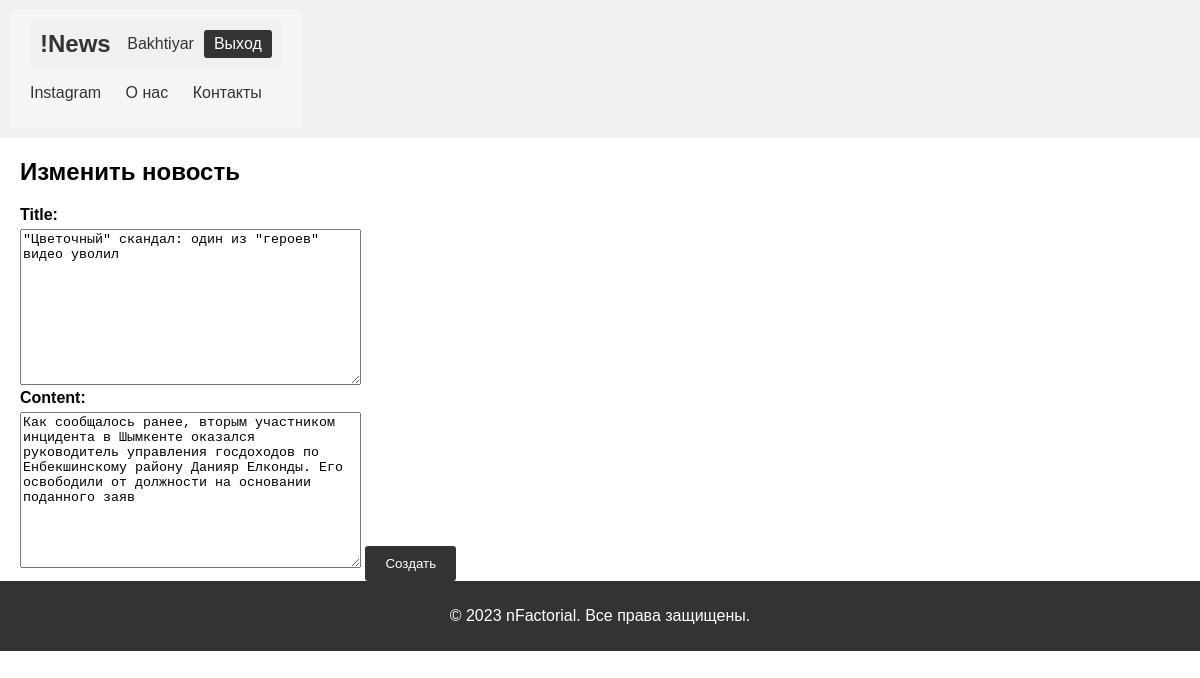
Screenshot of /news/7/edit/ (signed in) with the database file from the repository.
### news/models.py (models this page shows, shortened)
class News(models.Model):
    author = models.ForeignKey(User, on_delete=models.CASCADE, null=True)
    title = models.TextField(max_length=50)
    content = models.TextField(max_length=200)
    created_at = models.DateTimeField(auto_now_add=True)

### news/views.py (the view, shortened to what this page needs)
# urls.py: path("<int:news_id>/edit/", views.NewsEditView.as_view(), name="edit_news"),
class NewsEditView(View):
    def get(self, request, news_id):
        news = get_object_or_404(News, pk=news_id)
        form = NewsForm(instance=news)
        return render(request, 'news/edit_news.html', {'form': form,
                                                       'news_id': news_id})

### news/forms.py
class NewsForm(forms.ModelForm):
    class Meta:
        model = News
        fields = ["title", "content"]

### news/templates/news/edit_news.html (shortened to what this page needs)
{% extends "news/base.html" %}
{% block content %}
    <h2>Изменить новость</h2>
    <form action="{% url 'news:edit_news' news_id%}" method="post">
        {{ form }}
        <button type="submit">Создать</button>
    </form>
{% endblock %}

### news/templates/news/base.html (shortened to what this page needs)
<!DOCTYPE html>
<html lang="en">
<head>
    {% load static %}
    <link rel="stylesheet" href="{% static 'news/style.css' %}">
</head>
<body>
    <header class="header">
        <nav class="nav">
            <div class="container">
                {% if user.is_authenticated %}
                    <div class="header">
                        <a href="{% url 'news:news' %}" class="logo">!News</a>
                        <div class="user-bar">
                            <span class="username">{{ user.username }}</span>
                            <a href="{% url 'logout' %}" class="btn-logout">Выход</a>
                        </div>
                    </div>
                {% endif %}
                <ul class="menu">
                    <li><a href="https://www.instagram.com/thetwelvepartformulaofbeing/" target="_blank">Instagram</a></li>
                    <li><a href="https://www.nfactorial.school/nfactorial-team" target="_blank">О нас</a></li>
                    <li><a href="https://www.nfactorial.school/" target="_blank">Контакты</a></li>
                </ul>
            </div>
        </nav>
    </header>
    <main class="main">
        <div class="container">
            {% block content %}
            {% endblock %}
        </div>
    </main>
    <footer class="footer">
        <div class="container">
            <p>&copy; 2023 nFactorial. Все права защищены.</p>
        </div>
    </footer>
</body>
</html>

### news/static/news/style.css (style rules this page uses)
body { font-family: Arial, sans-serif; margin: 0; padding: 0; }
.header { background-color: #333; color: white; padding: 10px 0; }
.nav { background-color: #f5f5f5; padding: 10px 0; }
.container { max-width: 1200px; margin: 0 auto; padding: 0 20px; }
.logo { font-size: 24px; color: #333; text-decoration: none; font-weight: bold; }
.menu { list-style-type: none; padding: 0; }
.menu li { display: inline; margin-right: 20px; }
.menu a { text-decoration: none; color: #333; }
.footer { background-color: #333; color: white; padding: 10px 0; text-align: center; }
h2 { margin-bottom: 20px; }
form label { display: block; margin-bottom: 5px; font-weight: bold; }
form button { background-color: #333; color: white; padding: 10px 20px; border: none; border-radius: 3px; cursor: pointer; }
.username { color: #333; margin-right: 10px; }
.header { display: flex; justify-content: space-between; align-items: center; background-color: #f0f0f0; padding: 10px; }
.user-bar { display: flex; align-items: center; }
.btn-logout { background-color: #333; color: white; padding: 5px 10px; border-radius: 3px; text-decoration: none; transition: background-color 0.3s ease-in-out; }

### rows the page displays
News: title "\"Цветочный\" скандал: один из \"героев\" видео уволил", content "Как сообщалось ранее, вторым участником инцидента в Шымкенте оказался руководитель управления госдоходов по Енбекшинскому району Данияр Елконды. Его освободили от должности на основании поданного заяв"

### other values shown
{{ user.username }} "Bakhtiyar"
